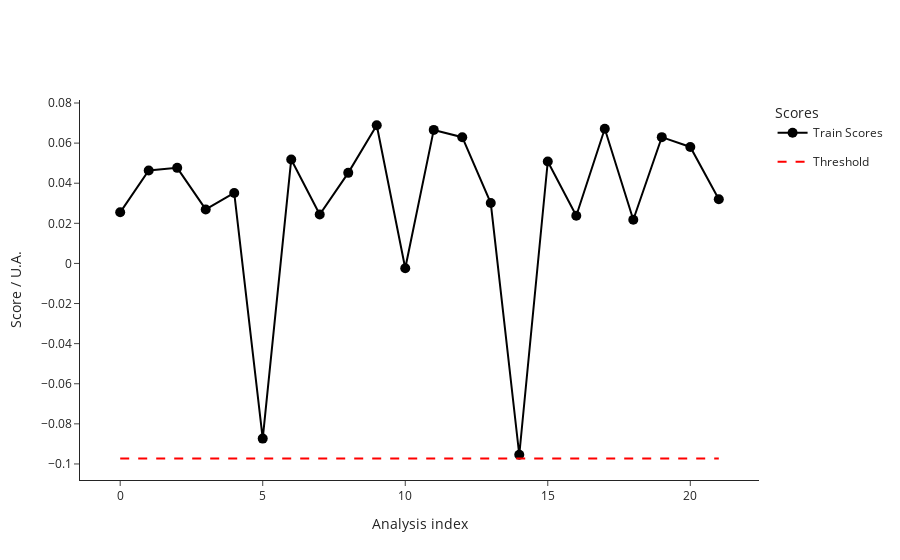

Notebook code for this chart:
### Code cell
import numpy as np
from src.StreamPort.machine_learning.methods import MachineLearningMethodIsolationForestSklearn

iso = MachineLearningMethodIsolationForestSklearn(random_state = 30, contamination = 0.1)

#fits the model and upgrades analyses class to IsolationForestAnalyses
ana = iso.run(ana)
print(ana.__class__)

ana.plot_scores()

### Figure 1 — Plotly figure (JSON) as saved in the notebook; plotly's stock layout.template omitted (floating-point values rounded to 4 significant figures)
{"data": [{"hovertemplate": ["<b>index: </b>17<br><b>name: </b>210812_Pac--005<br><b>path: </b>D:/ExtractedSignals\\210812_Pac 2021-08-12 10-30-07\\210812_Pac--005.D<br><b>batch: </b>210812_Pac 2021-08-12 10-30-07<br><b>batch_position: </b>5<br><b>idle_time: </b>279.0<br><b>sample: </b>NaCl 0,9%<br><b>method: </b>SAA_411_Pac.M<br><b>timestamp: </b>2021-08-12 10:50:23<br><b>detector: </b>G1315C<br><b>pump: </b>G7110B<br><b>start_time: </b>2021-08-12 10:50:57<br><b>end_time: </b>2021-08-12 10:54:57<br><b>runtime: </b>239.7000000000036", "<b>index: </b>18<br><b>name: </b>210812_Pac--006<br><b>path: </b>D:/ExtractedSignals\\210812_Pac 2021-08-12 10-30-07\\210812_Pac--006.D<br><b>batch: </b>210812_Pac 2021-08-12 10-30-07<br><b>batch_position: </b>6<br><b>idle_time: </b>279.0<br><b>sample: </b>Blank<br><b>method: </b>SAA_411_Pac.M<br><b>timestamp: </b>2021-08-12 10:55:02<br><b>detector: </b>G1315C<br><b>pump: </b>G7110B<br><b>start_time: </b>2021-08-12 10:55:36<br><b>end_time: </b>2021-08-12 10:59:36<br><b>runtime: </b>239.7000000000036", "<b>index: </b>19<br><b>name: </b>210812_Pac--007<br><b>path: </b>D:/ExtractedSignals\\210812_Pac 2021-08-12 10-30-07\\210812_Pac--007.D<br><b>batch: </b>210812_Pac 2021-08-12 10-30-07<br><b>batch_position: </b>7<br><b>idle_time: </b>279.0<br><b>sample: </b>0.025 mg/ml<br><b>method: </b>SAA_411_Pac.M<br><b>timestamp: </b>2021-08-12 10:59:41<br><b>detector: </b>G1315C<br><b>pump: </b>G7110B<br><b>start_time: </b>2021-08-12 11:00:15<br><b>end_time: </b>2021-08-12 11:04:15<br><b>runtime: </b>239.7000000000036", "<b>index: </b>20<br><b>name: </b>210812_Pac--008<br><b>path: </b>D:/ExtractedSignals\\210812_Pac 2021-08-12 10-30-07\\210812_Pac--008.D<br><b>batch: </b>210812_Pac 2021-08-12 10-30-07<br><b>batch_position: </b>8<br><b>idle_time: </b>279.0<br><b>sample: </b>Blank<br><b>method: </b>SAA_411_Pac.M<br><b>timestamp: </b>2021-08-12 11:04:20<br><b>detector: </b>G1315C<br><b>pump: </b>G7110B<br><b>start_time: </b>2021-08-12 11:04:54<br><b>end_time: </b>2021-08-12 11:08:54<br><b>runtime: </b>239.7000000000036", "<b>index: </b>21<br><b>name: </b>210812_Pac--009<br><b>path: </b>D:/ExtractedSignals\\210812_Pac 2021-08-12 10-30-07\\210812_Pac--009.D<br><b>batch: </b>210812_Pac 2021-08-12 10-30-07<br><b>batch_position: </b>9<br><b>idle_time: </b>279.0<br><b>sample: </b>210806/036 :10<br><b>method: </b>SAA_411_Pac.M<br><b>timestamp: </b>2021-08-12 11:08:59<br><b>detector: </b>G1315C<br><b>pump: </b>G7110B<br><b>start_time: </b>2021-08-12 11:09:32<br><b>end_time: </b>2021-08-12 11:13:32<br><b>runtime: </b>239.7000000000036", "<b>index: </b>22<br><b>name: </b>210812_Pac--010<br><b>path: </b>D:/ExtractedSignals\\210812_Pac 2021-08-12 10-30-07\\210812_Pac--010.D<br><b>batch: </b>210812_Pac 2021-08-12 10-30-07<br><b>batch_position: </b>10<br><b>idle_time: </b>278.0<br><b>sample: </b>210806/036 :10<br><b>method: </b>SAA_411_Pac.M<br><b>timestamp: </b>2021-08-12 11:13:37<br><b>detector: </b>G7110B<br><b>pump: </b>G7110B<br><b>start_time: </b>2021-08-12 11:14:11<br><b>end_time: </b>2021-08-12 11:18:11<br><b>runtime: </b>239.7000000000036", "<b>index: </b>23<br><b>name: </b>210812_Pac--011<br><b>path: </b>D:/ExtractedSignals\\210812_Pac 2021-08-12 10-30-07\\210812_Pac--011.D<br><b>batch: </b>210812_Pac 2021-08-12 10-30-07<br><b>batch_position: </b>11<br><b>idle_time: </b>279.0<br><b>sample: </b>210806/036 :10<br><b>method: </b>SAA_411_Pac.M<br><b>timestamp: </b>2021-08-12 11:18:16<br><b>detector: </b>G7110B<br><b>pump: </b>G7110B<br><b>start_time: </b>2021-08-12 11:18:50<br><b>end_time: </b>2021-08-12 11:22:50<br><b>runtime: </b>239.7000000000036", "<b>index: </b>24<br><b>name: </b>210812_Pac--012<br><b>path: </b>D:/ExtractedSignals\\210812_Pac 2021-08-12 10-30-07\\210812_Pac--012.D<br><b>batch: </b>210812_Pac 2021-08-12 10-30-07<br><b>batch_position: </b>12<br><b>idle_time: </b>279.0<br><b>sample: </b>Blank<br><b>method: </b>SAA_411_Pac.M<br><b>timestamp: </b>2021-08-12 11:22:55<br><b>detector: </b>G1315C<br><b>pump: </b>G7110B<br><b>start_time: </b>2021-08-12 11:23:29<br><b>end_time: </b>2021-08-12 11:27:29<br><b>runtime: </b>239.7000000000036", "<b>index: </b>25<br><b>name: </b>210812_Pac--013<br><b>path: </b>D:/ExtractedSignals\\210812_Pac 2021-08-12 10-30-07\\210812_Pac--013.D<br><b>batch: </b>210812_Pac 2021-08-12 10-30-07<br><b>batch_position: </b>13<br><b>idle_time: </b>279.0<br><b>sample: </b>0.025 mg/ml<br><b>method: </b>SAA_411_Pac.M<br><b>timestamp: </b>2021-08-12 11:27:34<br><b>detector: </b>G1315C<br><b>pump: </b>G7110B<br><b>start_time: </b>2021-08-12 11:28:08<br><b>end_time: </b>2021-08-12 11:32:08<br><b>runtime: </b>239.7000000000036", "<b>index: </b>26<br><b>name: </b>210812_Pac--014<br><b>path: </b>D:/ExtractedSignals\\210812_Pac 2021-08-12 10-30-07\\210812_Pac--014.D<br><b>batch: </b>210812_Pac 2021-08-12 10-30-07<br><b>batch_position: </b>14<br><b>idle_time: </b>279.0<br><b>sample: </b>Blank<br><b>method: </b>SAA_411_Pac.M<br><b>timestamp: </b>2021-08-12 11:32:13<br><b>detector: </b>G7110B<br><b>pump: </b>G7110B<br><b>start_time: </b>2021-08-12 11:32:46<br><b>end_time: </b>2021-08-12 11:36:47<br><b>runtime: </b>239.7000000000036", "<b>index: </b>85<br><b>name: </b>210813_Pac--003<br><b>path: </b>D:/ExtractedSignals\\210813_Pac 2021-08-13 10-37-27\\210813_Pac--003.D<br><b>batch: </b>210813_Pac 2021-08-13 10-37-27<br><b>batch_position: </b>3<br><b>idle_time: </b>278.0<br><b>sample: </b>Blank<br><b>method: </b>SAA_411_Pac.M<br><b>timestamp: </b>2021-08-13 10:48:34<br><b>detector: </b>G1315C<br><b>pump: </b>G7116B<br><b>start_time: </b>2021-08-13 10:49:08<br><b>end_time: </b>2021-08-13 10:53:08<br><b>runtime: </b>239.7000000000036", "<b>index: </b>86<br><b>name: </b>210813_Pac--004<br><b>path: </b>D:/ExtractedSignals\\210813_Pac 2021-08-13 10-37-27\\210813_Pac--004.D<br><b>batch: </b>210813_Pac 2021-08-13 10-37-27<br><b>batch_position: </b>4<br><b>idle_time: </b>279.0<br><b>sample: </b>Blank<br><b>method: </b>SAA_411_Pac.M<br><b>timestamp: </b>2021-08-13 10:53:13<br><b>detector: </b>G1315C<br><b>pump: </b>G7110B<br><b>start_time: </b>2021-08-13 10:53:47<br><b>end_time: </b>2021-08-13 10:57:47<br><b>runtime: </b>239.7000000000036", "<b>index: </b>87<br><b>name: </b>210813_Pac--005<br><b>path: </b>D:/ExtractedSignals\\210813_Pac 2021-08-13 10-37-27\\210813_Pac--005.D<br><b>batch: </b>210813_Pac 2021-08-13 10-37-27<br><b>batch_position: </b>5<br><b>idle_time: </b>279.0<br><b>sample: </b>NaCl 0,9%<br><b>method: </b>SAA_411_Pac.M<br><b>timestamp: </b>2021-08-13 10:57:52<br><b>detector: </b>G7110B<br><b>pump: </b>G7110B<br><b>start_time: </b>2021-08-13 10:58:26<br><b>end_time: </b>2021-08-13 11:02:27<br><b>runtime: </b>239.7000000000036", "<b>index: </b>88<br><b>name: </b>210813_Pac--006<br><b>path: </b>D:/ExtractedSignals\\210813_Pac 2021-08-13 10-37-27\\210813_Pac--006.D<br><b>batch: </b>210813_Pac 2021-08-13 10-37-27<br><b>batch_position: </b>6<br><b>idle_time: </b>279.0<br><b>sample: </b>Blank<br><b>method: </b>SAA_411_Pac.M<br><b>timestamp: </b>2021-08-13 11:02:31<br><b>detector: </b>G1315C<br><b>pump: </b>G7110B<br><b>start_time: </b>2021-08-13 11:03:05<br><b>end_time: </b>2021-08-13 11:07:06<br><b>runtime: </b>239.7000000000036", "<b>index: </b>89<br><b>name: </b>210813_Pac--007<br><b>path: </b>D:/ExtractedSignals\\210813_Pac 2021-08-13 10-37-27\\210813_Pac--007.D<br><b>batch: </b>210813_Pac 2021-08-13 10-37-27<br><b>batch_position: </b>7<br><b>idle_time: </b>279.0<br><b>sample: </b>0.025 mg/ml<br><b>method: </b>SAA_411_Pac.M<br><b>timestamp: </b>2021-08-13 11:07:10<br><b>detector: </b>G1315C<br><b>pump: </b>G7116B<br><b>start_time: </b>2021-08-13 11:07:44<br><b>end_time: </b>2021-08-13 11:11:45<br><b>runtime: </b>239.7000000000036", "<b>index: </b>90<br><b>name: </b>210813_Pac--008<br><b>path: </b>D:/ExtractedSignals\\210813_Pac 2021-08-13 10-37-27\\210813_Pac--008.D<br><b>batch: </b>210813_Pac 2021-08-13 10-37-27<br><b>batch_position: </b>8<br><b>idle_time: </b>279.0<br><b>sample: </b>Blank<br><b>method: </b>SAA_411_Pac.M<br><b>timestamp: </b>2021-08-13 11:11:49<br><b>detector: </b>G1315C<br><b>pump: </b>G7110B<br><b>start_time: </b>2021-08-13 11:12:23<br><b>end_time: </b>2021-08-13 11:16:23<br><b>runtime: </b>239.7000000000036", "<b>index: </b>91<br><b>name: </b>210813_Pac--009<br><b>path: </b>D:/ExtractedSignals\\210813_Pac 2021-08-13 10-37-27\\210813_Pac--009.D<br><b>batch: </b>210813_Pac 2021-08-13 10-37-27<br><b>batch_position: </b>9<br><b>idle_time: </b>279.0<br><b>sample: </b>210812/004 :20<br><b>method: </b>SAA_411_Pac.M<br><b>timestamp: </b>2021-08-13 11:16:28<br><b>detector: </b>G1315C<br><b>pump: </b>G7110B<br><b>start_time: </b>2021-08-13 11:17:02<br><b>end_time: </b>2021-08-13 11:21:03<br><b>runtime: </b>239.7000000000036", "<b>index: </b>92<br><b>name: </b>210813_Pac--010<br><b>path: </b>D:/ExtractedSignals\\210813_Pac 2021-08-13 10-37-27\\210813_Pac--010.D<br><b>batch: </b>210813_Pac 2021-08-13 10-37-27<br><b>batch_position: </b>10<br><b>idle_time: </b>280.0<br><b>sample: </b>210812/004 :20<br><b>method: </b>SAA_411_Pac.M<br><b>timestamp: </b>2021-08-13 11:21:08<br><b>detector: </b>G1315C<br><b>pump: </b>G7110B<br><b>start_time: </b>2021-08-13 11:21:41<br><b>end_time: </b>2021-08-13 11:25:42<br><b>runtime: </b>239.7000000000036", "<b>index: </b>93<br><b>name: </b>210813_Pac--011<br><b>path: </b>D:/ExtractedSignals\\210813_Pac 2021-08-13 10-37-27\\210813_Pac--011.D<br><b>batch: </b>210813_Pac 2021-08-13 10-37-27<br><b>batch_position: </b>11<br><b>idle_time: </b>278.0<br><b>sample: </b>210812/004 :20<br><b>method: </b>SAA_411_Pac.M<br><b>timestamp: </b>2021-08-13 11:25:46<br><b>detector: </b>G1315C<br><b>pump: </b>G7110B<br><b>start_time: </b>2021-08-13 11:26:21<br><b>end_time: </b>2021-08-13 11:30:21<br><b>runtime: </b>239.7000000000036", "<b>index: </b>94<br><b>name: </b>210813_Pac--012<br><b>path: </b>D:/ExtractedSignals\\210813_Pac 2021-08-13 10-37-27\\210813_Pac--012.D<br><b>batch: </b>210813_Pac 2021-08-13 10-37-27<br><b>batch_position: </b>12<br><b>idle_time: </b>280.0<br><b>sample: </b>Blank<br><b>method: </b>SAA_411_Pac.M<br><b>timestamp: </b>2021-08-13 11:30:26<br><b>detector: </b>G1315C<br><b>pump: </b>G7110B<br><b>start_time: </b>2021-08-13 11:30:59<br><b>end_time: </b>2021-08-13 11:34:59<br><b>runtime: </b>239.7000000000036", "<b>index: </b>95<br><b>name: </b>210813_Pac--013<br><b>path: </b>D:/ExtractedSignals\\210813_Pac 2021-08-13 10-37-27\\210813_Pac--013.D<br><b>batch: </b>210813_Pac 2021-08-13 10-37-27<br><b>batch_position: </b>13<br><b>idle_time: </b>278.0<br><b>sample: </b>0.025 mg/ml<br><b>method: </b>SAA_411_Pac.M<br><b>timestamp: </b>2021-08-13 11:35:04<br><b>detector: </b>G1315C<br><b>pump: </b>G7110B<br><b>start_time: </b>2021-08-13 11:35:38<br><b>end_time: </b>2021-08-13 11:39:38<br><b>runtime: </b>239.7000000000036", "<b>index: </b>96<br><b>name: </b>210813_Pac--014<br><b>path: </b>D:/ExtractedSignals\\210813_Pac 2021-08-13 10-37-27\\210813_Pac--014.D<br><b>batch: </b>210813_Pac 2021-08-13 10-37-27<br><b>batch_position: </b>14<br><b>idle_time: </b>279.0<br><b>sample: </b>Blank<br><b>method: </b>SAA_411_Pac.M<br><b>timestamp: </b>2021-08-13 11:39:43<br><b>detector: </b>G1315C<br><b>pump: </b>G7110B<br><b>start_time: </b>2021-08-13 11:40:16<br><b>end_time: </b>2021-08-13 11:44:17<br><b>runtime: </b>239.7000000000036"], "legendgroup": "Train", "line": {"color": "black"}, "marker": {"color": "black", "size": 10}, "mode": "lines+markers", "name": "Train Scores", "text": ["<b>index: </b>17<br><b>name: </b>210812_Pac--005<br><b>path: </b>D:/ExtractedSignals\\210812_Pac 2021-08-12 10-30-07\\210812_Pac--005.D<br><b>batch: </b>210812_Pac 2021-08-12 10-30-07<br><b>batch_position: </b>5<br><b>idle_time: </b>279.0<br><b>sample: </b>NaCl 0,9%<br><b>method: </b>SAA_411_Pac.M<br><b>timestamp: </b>2021-08-12 10:50:23<br><b>detector: </b>G1315C<br><b>pump: </b>G7110B<br><b>start_time: </b>2021-08-12 10:50:57<br><b>end_time: </b>2021-08-12 10:54:57<br><b>runtime: </b>239.7000000000036", "<b>index: </b>18<br><b>name: </b>210812_Pac--006<br><b>path: </b>D:/ExtractedSignals\\210812_Pac 2021-08-12 10-30-07\\210812_Pac--006.D<br><b>batch: </b>210812_Pac 2021-08-12 10-30-07<br><b>batch_position: </b>6<br><b>idle_time: </b>279.0<br><b>sample: </b>Blank<br><b>method: </b>SAA_411_Pac.M<br><b>timestamp: </b>2021-08-12 10:55:02<br><b>detector: </b>G1315C<br><b>pump: </b>G7110B<br><b>start_time: </b>2021-08-12 10:55:36<br><b>end_time: </b>2021-08-12 10:59:36<br><b>runtime: </b>239.7000000000036", "<b>index: </b>19<br><b>name: </b>210812_Pac--007<br><b>path: </b>D:/ExtractedSignals\\210812_Pac 2021-08-12 10-30-07\\210812_Pac--007.D<br><b>batch: </b>210812_Pac 2021-08-12 10-30-07<br><b>batch_position: </b>7<br><b>idle_time: </b>279.0<br><b>sample: </b>0.025 mg/ml<br><b>method: </b>SAA_411_Pac.M<br><b>timestamp: </b>2021-08-12 10:59:41<br><b>detector: </b>G1315C<br><b>pump: </b>G7110B<br><b>start_time: </b>2021-08-12 11:00:15<br><b>end_time: </b>2021-08-12 11:04:15<br><b>runtime: </b>239.7000000000036", "<b>index: </b>20<br><b>name: </b>210812_Pac--008<br><b>path: </b>D:/ExtractedSignals\\210812_Pac 2021-08-12 10-30-07\\210812_Pac--008.D<br><b>batch: </b>210812_Pac 2021-08-12 10-30-07<br><b>batch_position: </b>8<br><b>idle_time: </b>279.0<br><b>sample: </b>Blank<br><b>method: </b>SAA_411_Pac.M<br><b>timestamp: </b>2021-08-12 11:04:20<br><b>detector: </b>G1315C<br><b>pump: </b>G7110B<br><b>start_time: </b>2021-08-12 11:04:54<br><b>end_time: </b>2021-08-12 11:08:54<br><b>runtime: </b>239.7000000000036", "<b>index: </b>21<br><b>name: </b>210812_Pac--009<br><b>path: </b>D:/ExtractedSignals\\210812_Pac 2021-08-12 10-30-07\\210812_Pac--009.D<br><b>batch: </b>210812_Pac 2021-08-12 10-30-07<br><b>batch_position: </b>9<br><b>idle_time: </b>279.0<br><b>sample: </b>210806/036 :10<br><b>method: </b>SAA_411_Pac.M<br><b>timestamp: </b>2021-08-12 11:08:59<br><b>detector: </b>G1315C<br><b>pump: </b>G7110B<br><b>start_time: </b>2021-08-12 11:09:32<br><b>end_time: </b>2021-08-12 11:13:32<br><b>runtime: </b>239.7000000000036", "<b>index: </b>22<br><b>name: </b>210812_Pac--010<br><b>path: </b>D:/ExtractedSignals\\210812_Pac 2021-08-12 10-30-07\\210812_Pac--010.D<br><b>batch: </b>210812_Pac 2021-08-12 10-30-07<br><b>batch_position: </b>10<br><b>idle_time: </b>278.0<br><b>sample: </b>210806/036 :10<br><b>method: </b>SAA_411_Pac.M<br><b>timestamp: </b>2021-08-12 11:13:37<br><b>detector: </b>G7110B<br><b>pump: </b>G7110B<br><b>start_time: </b>2021-08-12 11:14:11<br><b>end_time: </b>2021-08-12 11:18:11<br><b>runtime: </b>239.7000000000036", "<b>index: </b>23<br><b>name: </b>210812_Pac--011<br><b>path: </b>D:/ExtractedSignals\\210812_Pac 2021-08-12 10-30-07\\210812_Pac--011.D<br><b>batch: </b>210812_Pac 2021-08-12 10-30-07<br><b>batch_position: </b>11<br><b>idle_time: </b>279.0<br><b>sample: </b>210806/036 :10<br><b>method: </b>SAA_411_Pac.M<br><b>timestamp: </b>2021-08-12 11:18:16<br><b>detector: </b>G7110B<br><b>pump: </b>G7110B<br><b>start_time: </b>2021-08-12 11:18:50<br><b>end_time: </b>2021-08-12 11:22:50<br><b>runtime: </b>239.7000000000036", "<b>index: </b>24<br><b>name: </b>210812_Pac--012<br><b>path: </b>D:/ExtractedSignals\\210812_Pac 2021-08-12 10-30-07\\210812_Pac--012.D<br><b>batch: </b>210812_Pac 2021-08-12 10-30-07<br><b>batch_position: </b>12<br><b>idle_time: </b>279.0<br><b>sample: </b>Blank<br><b>method: </b>SAA_411_Pac.M<br><b>timestamp: </b>2021-08-12 11:22:55<br><b>detector: </b>G1315C<br><b>pump: </b>G7110B<br><b>start_time: </b>2021-08-12 11:23:29<br><b>end_time: </b>2021-08-12 11:27:29<br><b>runtime: </b>239.7000000000036", "<b>index: </b>25<br><b>name: </b>210812_Pac--013<br><b>path: </b>D:/ExtractedSignals\\210812_Pac 2021-08-12 10-30-07\\210812_Pac--013.D<br><b>batch: </b>210812_Pac 2021-08-12 10-30-07<br><b>batch_position: </b>13<br><b>idle_time: </b>279.0<br><b>sample: </b>0.025 mg/ml<br><b>method: </b>SAA_411_Pac.M<br><b>timestamp: </b>2021-08-12 11:27:34<br><b>detector: </b>G1315C<br><b>pump: </b>G7110B<br><b>start_time: </b>2021-08-12 11:28:08<br><b>end_time: </b>2021-08-12 11:32:08<br><b>runtime: </b>239.7000000000036", "<b>index: </b>26<br><b>name: </b>210812_Pac--014<br><b>path: </b>D:/ExtractedSignals\\210812_Pac 2021-08-12 10-30-07\\210812_Pac--014.D<br><b>batch: </b>210812_Pac 2021-08-12 10-30-07<br><b>batch_position: </b>14<br><b>idle_time: </b>279.0<br><b>sample: </b>Blank<br><b>method: </b>SAA_411_Pac.M<br><b>timestamp: </b>2021-08-12 11:32:13<br><b>detector: </b>G7110B<br><b>pump: </b>G7110B<br><b>start_time: </b>2021-08-12 11:32:46<br><b>end_time: </b>2021-08-12 11:36:47<br><b>runtime: </b>239.7000000000036", "<b>index: </b>85<br><b>name: </b>210813_Pac--003<br><b>path: </b>D:/ExtractedSignals\\210813_Pac 2021-08-13 10-37-27\\210813_Pac--003.D<br><b>batch: </b>210813_Pac 2021-08-13 10-37-27<br><b>batch_position: </b>3<br><b>idle_time: </b>278.0<br><b>sample: </b>Blank<br><b>method: </b>SAA_411_Pac.M<br><b>timestamp: </b>2021-08-13 10:48:34<br><b>detector: </b>G1315C<br><b>pump: </b>G7116B<br><b>start_time: </b>2021-08-13 10:49:08<br><b>end_time: </b>2021-08-13 10:53:08<br><b>runtime: </b>239.7000000000036", "<b>index: </b>86<br><b>name: </b>210813_Pac--004<br><b>path: </b>D:/ExtractedSignals\\210813_Pac 2021-08-13 10-37-27\\210813_Pac--004.D<br><b>batch: </b>210813_Pac 2021-08-13 10-37-27<br><b>batch_position: </b>4<br><b>idle_time: </b>279.0<br><b>sample: </b>Blank<br><b>method: </b>SAA_411_Pac.M<br><b>timestamp: </b>2021-08-13 10:53:13<br><b>detector: </b>G1315C<br><b>pump: </b>G7110B<br><b>start_time: </b>2021-08-13 10:53:47<br><b>end_time: </b>2021-08-13 10:57:47<br><b>runtime: </b>239.7000000000036", "<b>index: </b>87<br><b>name: </b>210813_Pac--005<br><b>path: </b>D:/ExtractedSignals\\210813_Pac 2021-08-13 10-37-27\\210813_Pac--005.D<br><b>batch: </b>210813_Pac 2021-08-13 10-37-27<br><b>batch_position: </b>5<br><b>idle_time: </b>279.0<br><b>sample: </b>NaCl 0,9%<br><b>method: </b>SAA_411_Pac.M<br><b>timestamp: </b>2021-08-13 10:57:52<br><b>detector: </b>G7110B<br><b>pump: </b>G7110B<br><b>start_time: </b>2021-08-13 10:58:26<br><b>end_time: </b>2021-08-13 11:02:27<br><b>runtime: </b>239.7000000000036", "<b>index: </b>88<br><b>name: </b>210813_Pac--006<br><b>path: </b>D:/ExtractedSignals\\210813_Pac 2021-08-13 10-37-27\\210813_Pac--006.D<br><b>batch: </b>210813_Pac 2021-08-13 10-37-27<br><b>batch_position: </b>6<br><b>idle_time: </b>279.0<br><b>sample: </b>Blank<br><b>method: </b>SAA_411_Pac.M<br><b>timestamp: </b>2021-08-13 11:02:31<br><b>detector: </b>G1315C<br><b>pump: </b>G7110B<br><b>start_time: </b>2021-08-13 11:03:05<br><b>end_time: </b>2021-08-13 11:07:06<br><b>runtime: </b>239.7000000000036", "<b>index: </b>89<br><b>name: </b>210813_Pac--007<br><b>path: </b>D:/ExtractedSignals\\210813_Pac 2021-08-13 10-37-27\\210813_Pac--007.D<br><b>batch: </b>210813_Pac 2021-08-13 10-37-27<br><b>batch_position: </b>7<br><b>idle_time: </b>279.0<br><b>sample: </b>0.025 mg/ml<br><b>method: </b>SAA_411_Pac.M<br><b>timestamp: </b>2021-08-13 11:07:10<br><b>detector: </b>G1315C<br><b>pump: </b>G7116B<br><b>start_time: </b>2021-08-13 11:07:44<br><b>end_time: </b>2021-08-13 11:11:45<br><b>runtime: </b>239.7000000000036", "<b>index: </b>90<br><b>name: </b>210813_Pac--008<br><b>path: </b>D:/ExtractedSignals\\210813_Pac 2021-08-13 10-37-27\\210813_Pac--008.D<br><b>batch: </b>210813_Pac 2021-08-13 10-37-27<br><b>batch_position: </b>8<br><b>idle_time: </b>279.0<br><b>sample: </b>Blank<br><b>method: </b>SAA_411_Pac.M<br><b>timestamp: </b>2021-08-13 11:11:49<br><b>detector: </b>G1315C<br><b>pump: </b>G7110B<br><b>start_time: </b>2021-08-13 11:12:23<br><b>end_time: </b>2021-08-13 11:16:23<br><b>runtime: </b>239.7000000000036", "<b>index: </b>91<br><b>name: </b>210813_Pac--009<br><b>path: </b>D:/ExtractedSignals\\210813_Pac 2021-08-13 10-37-27\\210813_Pac--009.D<br><b>batch: </b>210813_Pac 2021-08-13 10-37-27<br><b>batch_position: </b>9<br><b>idle_time: </b>279.0<br><b>sample: </b>210812/004 :20<br><b>method: </b>SAA_411_Pac.M<br><b>timestamp: </b>2021-08-13 11:16:28<br><b>detector: </b>G1315C<br><b>pump: </b>G7110B<br><b>start_time: </b>2021-08-13 11:17:02<br><b>end_time: </b>2021-08-13 11:21:03<br><b>runtime: </b>239.7000000000036", "<b>index: </b>92<br><b>name: </b>210813_Pac--010<br><b>path: </b>D:/ExtractedSignals\\210813_Pac 2021-08-13 10-37-27\\210813_Pac--010.D<br><b>batch: </b>210813_Pac 2021-08-13 10-37-27<br><b>batch_position: </b>10<br><b>idle_time: </b>280.0<br><b>sample: </b>210812/004 :20<br><b>method: </b>SAA_411_Pac.M<br><b>timestamp: </b>2021-08-13 11:21:08<br><b>detector: </b>G1315C<br><b>pump: </b>G7110B<br><b>start_time: </b>2021-08-13 11:21:41<br><b>end_time: </b>2021-08-13 11:25:42<br><b>runtime: </b>239.7000000000036", "<b>index: </b>93<br><b>name: </b>210813_Pac--011<br><b>path: </b>D:/ExtractedSignals\\210813_Pac 2021-08-13 10-37-27\\210813_Pac--011.D<br><b>batch: </b>210813_Pac 2021-08-13 10-37-27<br><b>batch_position: </b>11<br><b>idle_time: </b>278.0<br><b>sample: </b>210812/004 :20<br><b>method: </b>SAA_411_Pac.M<br><b>timestamp: </b>2021-08-13 11:25:46<br><b>detector: </b>G1315C<br><b>pump: </b>G7110B<br><b>start_time: </b>2021-08-13 11:26:21<br><b>end_time: </b>2021-08-13 11:30:21<br><b>runtime: </b>239.7000000000036", "<b>index: </b>94<br><b>name: </b>210813_Pac--012<br><b>path: </b>D:/ExtractedSignals\\210813_Pac 2021-08-13 10-37-27\\210813_Pac--012.D<br><b>batch: </b>210813_Pac 2021-08-13 10-37-27<br><b>batch_position: </b>12<br><b>idle_time: </b>280.0<br><b>sample: </b>Blank<br><b>method: </b>SAA_411_Pac.M<br><b>timestamp: </b>2021-08-13 11:30:26<br><b>detector: </b>G1315C<br><b>pump: </b>G7110B<br><b>start_time: </b>2021-08-13 11:30:59<br><b>end_time: </b>2021-08-13 11:34:59<br><b>runtime: </b>239.7000000000036", "<b>index: </b>95<br><b>name: </b>210813_Pac--013<br><b>path: </b>D:/ExtractedSignals\\210813_Pac 2021-08-13 10-37-27\\210813_Pac--013.D<br><b>batch: </b>210813_Pac 2021-08-13 10-37-27<br><b>batch_position: </b>13<br><b>idle_time: </b>278.0<br><b>sample: </b>0.025 mg/ml<br><b>method: </b>SAA_411_Pac.M<br><b>timestamp: </b>2021-08-13 11:35:04<br><b>detector: </b>G1315C<br><b>pump: </b>G7110B<br><b>start_time: </b>2021-08-13 11:35:38<br><b>end_time: </b>2021-08-13 11:39:38<br><b>runtime: </b>239.7000000000036", "<b>index: </b>96<br><b>name: </b>210813_Pac--014<br><b>path: </b>D:/ExtractedSignals\\210813_Pac 2021-08-13 10-37-27\\210813_Pac--014.D<br><b>batch: </b>210813_Pac 2021-08-13 10-37-27<br><b>batch_position: </b>14<br><b>idle_time: </b>279.0<br><b>sample: </b>Blank<br><b>method: </b>SAA_411_Pac.M<br><b>timestamp: </b>2021-08-13 11:39:43<br><b>detector: </b>G1315C<br><b>pump: </b>G7110B<br><b>start_time: </b>2021-08-13 11:40:16<br><b>end_time: </b>2021-08-13 11:44:17<br><b>runtime: </b>239.7000000000036"], "type": "scatter", "x": [0, 1, 2, 3, 4, 5, 6, 7, 8, 9, 10, 11, 12, 13, 14, 15, 16, 17, 18, 19, 20, 21], "y": [0.02548, 0.04633, 0.04765, 0.02692, 0.03514, -0.08736, 0.05186, 0.02442, 0.04517, 0.06891, -0.002421, 0.06658, 0.06296, 0.0301, -0.09541, 0.05083, 0.02376, 0.06717, 0.02179, 0.06297, 0.05809, 0.03198]}, {"legendgroup": "Threshold", "line": {"color": "red", "dash": "dash"}, "mode": "lines", "name": "Threshold", "type": "scatter", "x": [0, 21], "y": [-0.09725, -0.09725]}], "layout": {"legend": {"title": {"text": "Scores"}}, "xaxis": {"title": {"text": "Analysis index"}}, "yaxis": {"title": {"text": "Score / U.A."}}}}
